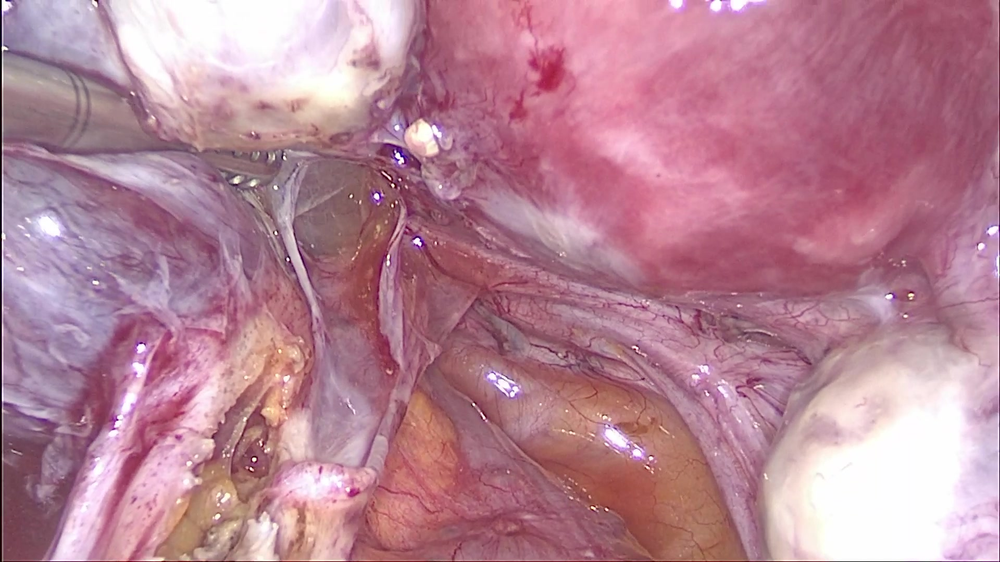
#> input picture annotationData/image/2022-03-31_072450_VID001_Trim_3.mp4_00044.png, 1000 x 562 px, shrunk from 1920 x 1080 before the run, found by its file name; its folder holds 4 pictures in this run
$ python comparison_consensus_v2.py
#> lines starting #> are read from the running program, lines starting #| are printed output that depends on the picture
### src/functions.py
import os
import shutil

import numpy as np
import pygsheets
from PIL import Image

from .plot.overlay_mask import reColor
import supervisely_lib as sly

# [25 lines left out: functions createDIR, reColor, find, not called in this run]

import cv2
# [24 lines left out: functions extractFrame, findClass, get_frames_from_api, not called in this run]


def write_to_gsheet(service_file_path, spreadsheet_id, sheet_name, data_df):
    """
    this function takes data_df and writes it under spreadsheet_id
    and sheet_name using your credentials under service_file_path
    """
    gc = pygsheets.authorize(service_file=service_file_path)
    sh = gc.open_by_key(spreadsheet_id)
    try:
        sh.add_worksheet(sheet_name)
    except:
        pass
    wks_write = sh.worksheet_by_title(sheet_name)
    wks_write.clear('A1', None, '*')
    wks_write.set_dataframe(data_df, (1, 1), encoding='utf-8', fit=True, copy_index=True)
    wks_write.frozen_rows = 1

# [53 lines left out: functions write_ndarray_to_gsheet, overlayMasks_incision, find_missing_images, not called in this run]

### src/annotator_module/annotator_analysis/comparison_consensus_v2.py
import cv2
import numpy as np
import os
import pandas as pd
from src.functions import write_to_gsheet
from statistics import mean


common_path = 'annotationData26/'
batch_num =22

images = os.listdir(common_path + '/image')
lenimg = len(images)
print('There are %d images' % lenimg)
nameList = []
frameList = []
Treat_C_F_stat = []
Check_C_F_stat = []
Merge_C_F_stat = []
Treat_C_N_stat = []
Check_C_N_stat = []
Merge_C_N_stat = []
Treat_C_G_stat = []
Check_C_G_stat = []
Merge_C_G_stat = []
Treat_C_J_stat = []
Check_C_J_stat = []
Merge_C_J_stat = []
Treat_C_Er_stat = []
Check_C_Er_stat = []
Merge_C_Er_stat = []
Treat_C_Eb_stat = []
Check_C_Eb_stat = []
Merge_C_Eb_stat = []

for i in range(lenimg):
    print(images[i])
    image_orig = cv2.imread(os.path.join(common_path, 'image', images[i]))
#> image_orig is the input picture: shape (562, 1000, 3); mean B, G, R 148.7, 131.8, 182.9
    maskH_N_array = cv2.imread(os.path.join(common_path, 'maskTreat_ni', images[i][:-4] + '.png'))
    maskS_N_array = cv2.imread(os.path.join(common_path, 'maskCheck_ni', images[i][:-4] + '.png'))
    maskH_J_array = cv2.imread(os.path.join(common_path, 'maskTreat_je', images[i][:-4] + '.png'))
    maskS_J_array = cv2.imread(os.path.join(common_path, 'maskCheck_je', images[i][:-4] + '.png'))
    maskH_G_array = cv2.imread(os.path.join(common_path, 'maskTreat_gi', images[i][:-4] + '.png'))
    maskS_G_array = cv2.imread(os.path.join(common_path, 'maskCheck_gi', images[i][:-4] + '.png'))
    maskH_F_array = cv2.imread(os.path.join(common_path, 'maskTreat_fi', images[i][:-4] + '.png'))
    maskS_F_array = cv2.imread(os.path.join(common_path, 'maskCheck_fi', images[i][:-4] + '.png'))
    maskH_Er_array = cv2.imread(os.path.join(common_path, 'maskTreat_Er', images[i][:-4] + '.png'))
    maskS_Er_array = cv2.imread(os.path.join(common_path, 'maskCheck_Er', images[i][:-4] + '.png'))
    maskH_Eb_array = cv2.imread(os.path.join(common_path, 'maskTreat_eb', images[i][:-4] + '.png'))
    maskS_Eb_array = cv2.imread(os.path.join(common_path, 'maskCheck_eb', images[i][:-4] + '.png'))
    maskH_C_array = cv2.imread(os.path.join(common_path, 'maskTreat_in', images[i][:-4] + '.png'))
    maskS_C_array = cv2.imread(os.path.join(common_path, 'maskCheck_in', images[i][:-4] + '.png'))


    merge_G = maskS_G_array | maskH_G_array
    merge_F = maskS_F_array | maskH_F_array
    merge_N = maskS_N_array | maskH_N_array
    merge_J = maskS_J_array | maskH_J_array
    merge_Er = maskS_Er_array | maskH_Er_array
    merge_Eb = maskS_Eb_array | maskH_Eb_array
    merge_C = maskS_C_array | maskH_C_array

####### CONSENSUS SCORES #########
    def score_cal(mask1, mask2):
        epsilon = 1e-15
        intersection = np.logical_and(mask1, mask2)
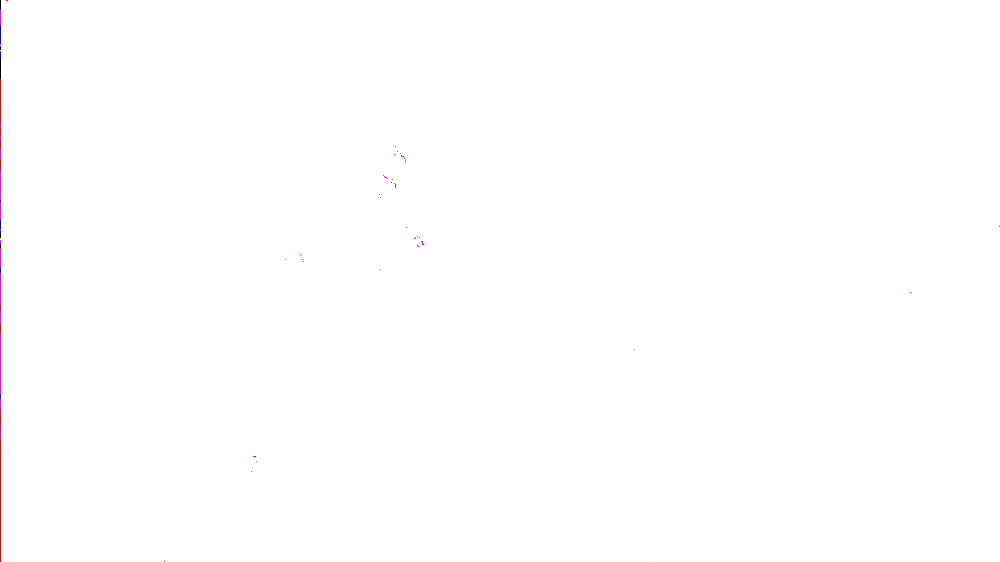
#> intersection: shape (562, 1000, 3) bool; mean B, G, R 0.999, 0.999, 1
        union = np.logical_or(mask1, mask2)
        iou = np.sum(intersection) / (np.sum(union) + epsilon)
#> iou = 1
        if np.sum(intersection) == 0 and np.sum(union) == 0:
            iou = 1
        return iou


    # score of Treat/Check/Merge zones with consensus & Nicolas
    Treat_C_N = score_cal(maskH_C_array, maskH_N_array)
#> Treat_C_N = 1
    Check_C_N = score_cal(maskS_C_array, maskS_N_array)
#> Check_C_N = 1
    Merge_C_N = score_cal(merge_C, merge_N)
#> Merge_C_N = 1
    # score of Treat/Check/Merge zones with consensus & Jean
    Treat_C_J = score_cal(maskH_C_array, maskH_J_array)
#> Treat_C_J = 1
    Check_C_J = score_cal(maskS_C_array, maskS_J_array)
#> Check_C_J = 1
    Merge_C_J = score_cal(merge_C, merge_J)
#> Merge_C_J = 1
    # score of Treat/Check/Merge zones with consensus & Giuseppe
    Treat_C_G = score_cal(maskH_C_array, maskH_G_array)
#> Treat_C_G = 1
    Check_C_G = score_cal(maskS_C_array, maskS_G_array)
#> Check_C_G = 1
    Merge_C_G = score_cal(merge_C, merge_G)
#> Merge_C_G = 1
    # score of Treat/Check/Merge zones with consensus & Filippo
    Treat_C_F = score_cal(maskH_C_array, maskH_F_array)
#> Treat_C_F = 1
    Check_C_F = score_cal(maskS_C_array, maskS_F_array)
#> Check_C_F = 1
    Merge_C_F = score_cal(merge_C, merge_F)
#> Merge_C_F = 1
    # score of Treat/Check/Merge zones with consensus & Ervin
    Treat_C_Er = score_cal(maskH_C_array, maskH_Er_array)
#> Treat_C_Er = 1
    Check_C_Er = score_cal(maskS_C_array, maskS_Er_array)
#> Check_C_Er = 1
    Merge_C_Er = score_cal(merge_C, merge_Er)
#> Merge_C_Er = 1
    # score of Treat/Check/Merge zones with consensus & Ebbe
    Treat_C_Eb = score_cal(maskH_C_array, maskH_Eb_array)
#> Treat_C_Eb = 1
    Check_C_Eb = score_cal(maskS_C_array, maskS_Eb_array)
#> Check_C_Eb = 1
    Merge_C_Eb = score_cal(merge_C, merge_Eb)
#> Merge_C_Eb = 1

    namevid, _, frnumber = images[i][:-4].rpartition('_')
    nameList.append(namevid[:-4])
    frameList.append(frnumber)

    Treat_C_F_stat.append(Treat_C_F)
    Check_C_F_stat.append(Check_C_F)
    Merge_C_F_stat.append(Merge_C_F)
    Treat_C_G_stat.append(Treat_C_G)
    Check_C_G_stat.append(Check_C_G)
    Merge_C_G_stat.append(Merge_C_G)
    Treat_C_N_stat.append(Treat_C_N)
    Check_C_N_stat.append(Check_C_N)
    Merge_C_N_stat.append(Merge_C_N)
    Treat_C_J_stat.append(Treat_C_J)
    Check_C_J_stat.append(Check_C_J)
    Merge_C_J_stat.append(Merge_C_J)
    Treat_C_Er_stat.append(Treat_C_Er)
    Check_C_Er_stat.append(Check_C_Er)
    Merge_C_Er_stat.append(Merge_C_Er)
    Treat_C_Eb_stat.append(Treat_C_Eb)
    Check_C_Eb_stat.append(Check_C_Eb)
    Merge_C_Eb_stat.append(Merge_C_Eb)
#> pass 2 of the loop `for i in range(lenimg):`:
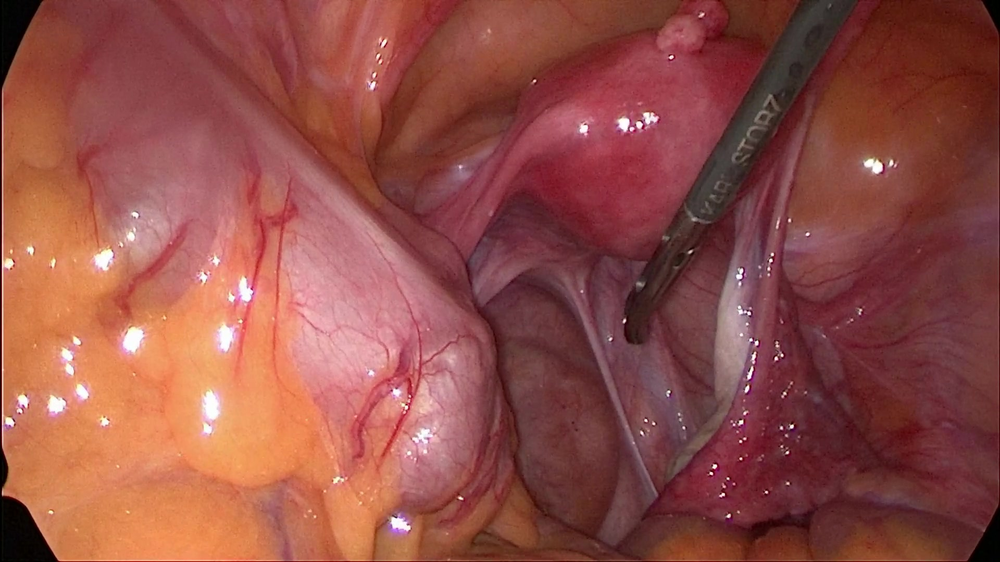
#> input picture annotationData/image/FCF1_GY_20230426_078_VID001_trim1.mp4_00128.png, 1000 x 562 px, shrunk from 1920 x 1080 before the run, found by its file name
#> image_orig is the input picture: shape (562, 1000, 3); mean B, G, R 70.8, 78.1, 145.7
#> in score_cal (call 19), `intersection = np.logical_and(mask1, mask2)`:
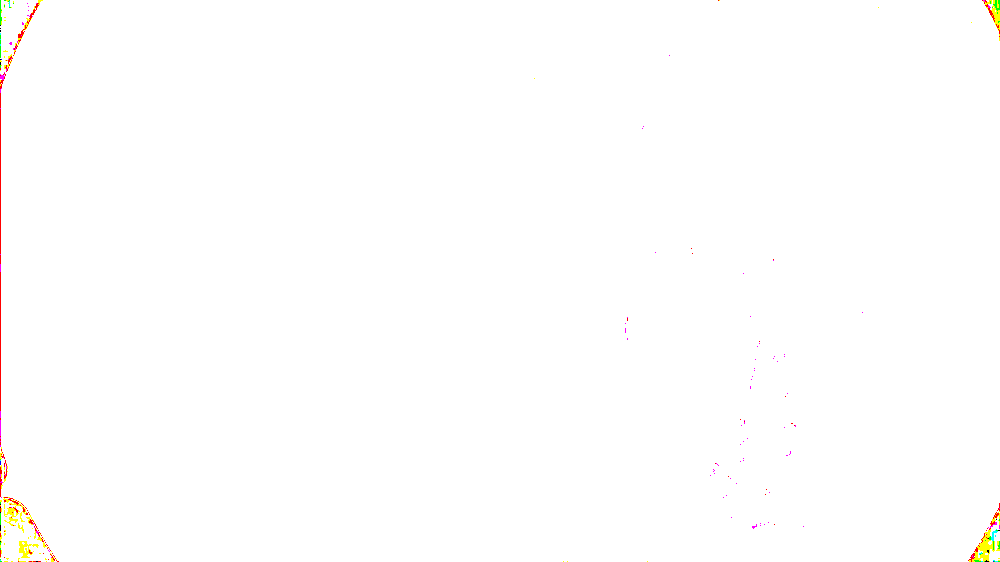
#> intersection: shape (562, 1000, 3) bool; mean B, G, R 0.996, 0.998, 1
#> pass 3 of the loop `for i in range(lenimg):`:
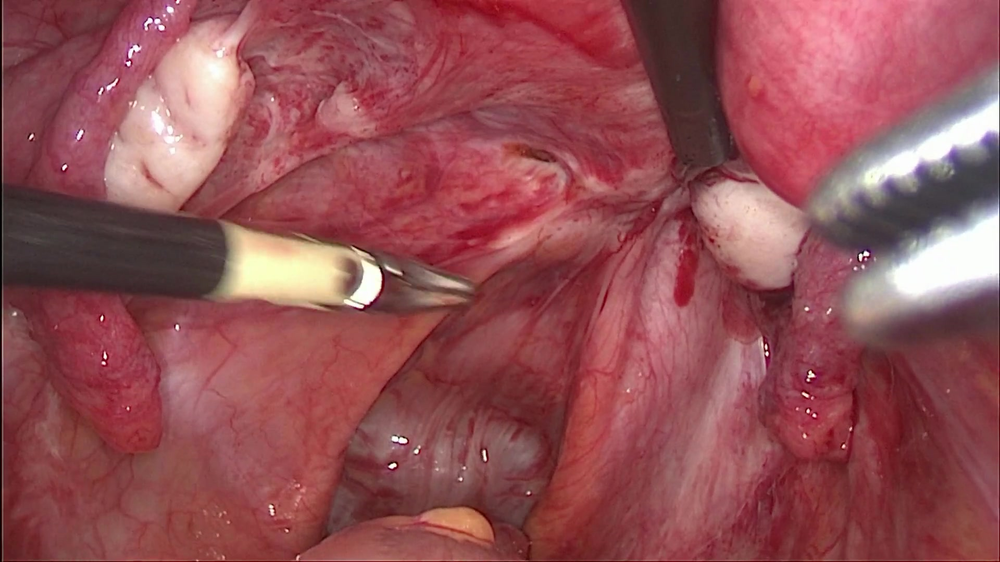
#> input picture annotationData/image/FCF1_GY_20230428_077_VID001_trim1.mp4_01439.png, 1000 x 562 px, shrunk from 1920 x 1080 before the run, found by its file name
#> image_orig is the input picture: shape (562, 1000, 3); mean B, G, R 85.1, 80.1, 147.5
#> in score_cal (call 37), `intersection = np.logical_and(mask1, mask2)`:
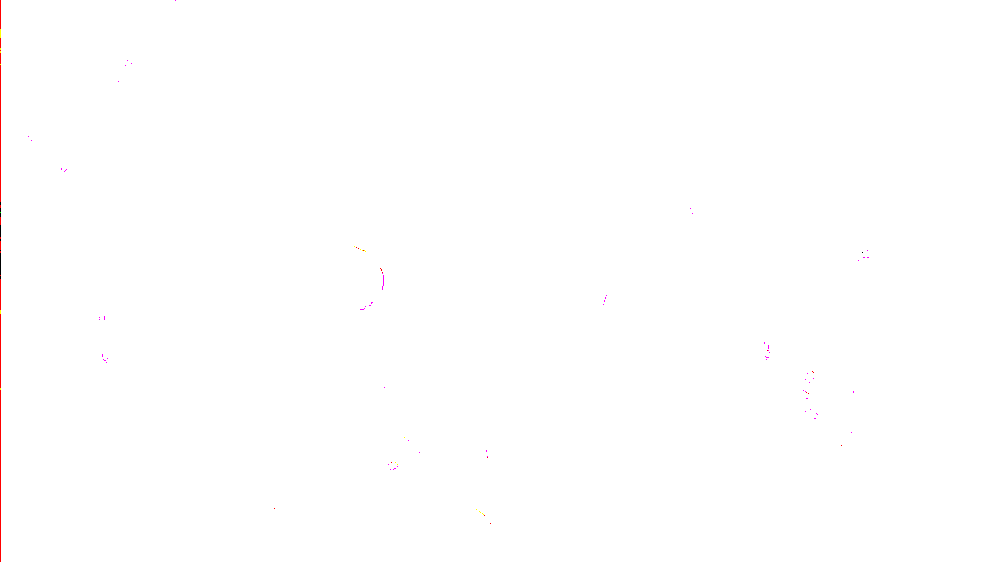
#> intersection: shape (562, 1000, 3) bool; mean B, G, R 0.999, 0.999, 1
#> the loop made 4 passes; the first 3 are shown

nameList.append('Average')
frameList.append('')
Treat_C_F_stat.append(mean(Treat_C_F_stat))
Check_C_F_stat.append(mean(Check_C_F_stat))
Merge_C_F_stat.append(mean(Merge_C_F_stat))
Treat_C_G_stat.append(mean(Treat_C_G_stat))
Check_C_G_stat.append(mean(Check_C_G_stat))
Merge_C_G_stat.append(mean(Merge_C_G_stat))
Treat_C_N_stat.append(mean(Treat_C_N_stat))
Check_C_N_stat.append(mean(Check_C_N_stat))
Merge_C_N_stat.append(mean(Merge_C_N_stat))
Treat_C_J_stat.append(mean(Treat_C_J_stat))
Check_C_J_stat.append(mean(Check_C_J_stat))
Merge_C_J_stat.append(mean(Merge_C_J_stat))
Treat_C_Er_stat.append(mean(Treat_C_Er_stat))
Check_C_Er_stat.append(mean(Check_C_Er_stat))
Merge_C_Er_stat.append(mean(Merge_C_Er_stat))
Treat_C_Eb_stat.append(mean(Treat_C_Eb_stat))
Check_C_Eb_stat.append(mean(Check_C_Eb_stat))
Merge_C_Eb_stat.append(mean(Merge_C_Eb_stat))

data_df = pd.DataFrame(
    {'Vid. Name': nameList, '# frame': frameList, 'NB Treat': Treat_C_N_stat, 'NB Check': Check_C_N_stat,
     'NB Merge': Merge_C_N_stat, 'GG Treat': Treat_C_G_stat, 'GG Check': Check_C_G_stat,
     'GG Merge': Merge_C_G_stat, 'FF Treat': Treat_C_F_stat, 'FF Check': Check_C_F_stat,
     'FF Merge': Merge_C_F_stat, 'JLP Treat': Treat_C_J_stat, 'JLP Check': Check_C_J_stat,
     'JLP Merge': Merge_C_J_stat,'EK Treat': Treat_C_Er_stat, 'EK Check': Check_C_Er_stat,
     'EK Merge': Merge_C_Er_stat,'ET Treat': Treat_C_Eb_stat, 'ET Check': Check_C_Eb_stat,
     'ET Merge': Merge_C_Eb_stat})
sfpath = 'keycode/my-gpysheets-3d8d13442005.json'
data_df.to_pickle('c_batch' + str(batch_num) + '.pkl')
print('c_batch' + str(batch_num) + '.pkl saved')
sheetID = '1PeZuOl_tUKS_j6-5-DDoOd9b-iUVVEZC9Ff9cZ7jp-0'
write_to_gsheet(sfpath, sheetID, str(batch_num), data_df)
#> (the call stopped at in write_to_gsheet, `gc = pygsheets.authorize(service_file=service_file_path)`: pygsheets is not available in this run)
